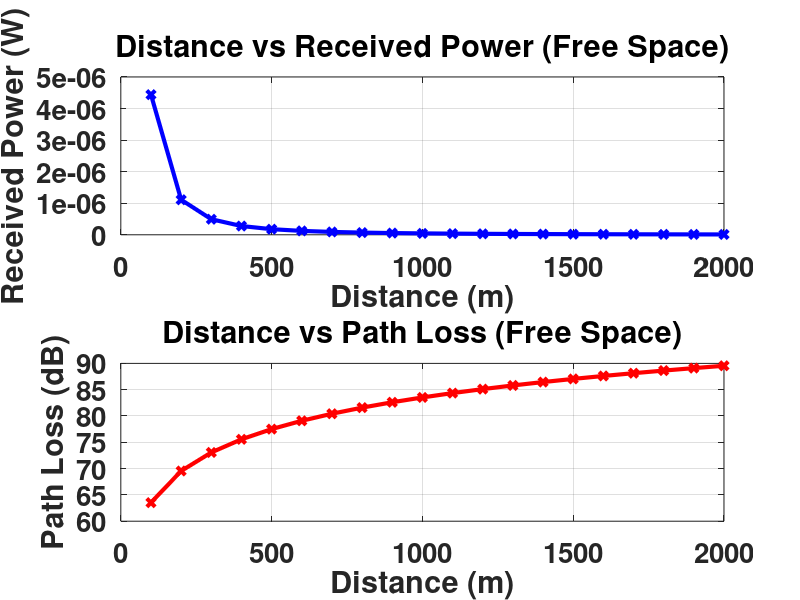

This figure's MATLAB source:
% Estimate the received power and the corresponding path loss using Free Space Propagation Model. Also plot: 
%     i. Distance Vs. Received power and
%    ii. Distance Vs. Path loss

% Use the following values:
%     i. Frequency of operation = 900 MHz
%     ii. Transmit Power = 10W
%     iii. Gain of the transmitting antenna = 5 dB
%     iv. Gain of the receiving antenna = 3 dB
%     v. Assume the system loss factor L = 1
%     vi. Distance d = 100:100:2000 m
%     vii. Cell radius = 500m

clc
clear all
close all
frequency = 900 * 1e6; 
Pt = 10;
Gt = 10^(5 / 10); 
Gr = 10^(3 / 10);
ht = 40;
hr = 3;
L = 1;
d = 100:100:2000;
c = 3e8; 
lambda = c / frequency;
Pr = (Pt * Gt * Gr * (lambda.^2)) ./ ((4 * pi * d).^2 * L);
PL = 10 * log10(Pt ./ Pr); 
figure;
subplot(2,1,1);
plot(d, Pr, 'b-', 'LineWidth', 3, 'Marker','x');
set(gca,'FontSize',20,'FontWeight','bold');
xlabel('Distance (m)');
ylabel('Received Power (W)');
title('Distance vs Received Power (Free Space)');
grid on;
subplot(2,1,2);
plot(d, PL, 'r-', 'LineWidth', 3, 'Marker','x');
set(gca,'FontSize',20,'FontWeight','bold');
xlabel('Distance (m)');
ylabel('Path Loss (dB)');
title('Distance vs Path Loss (Free Space)');
grid on;
